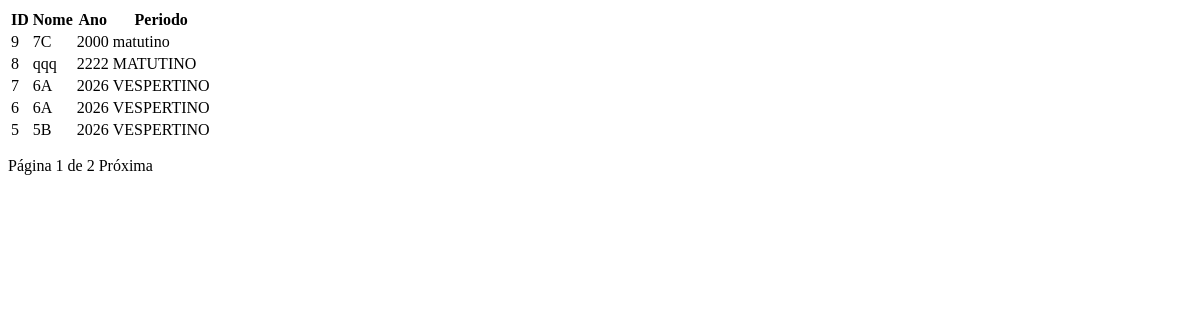
/turma/lista/, run on an earlier commit of the app's database.
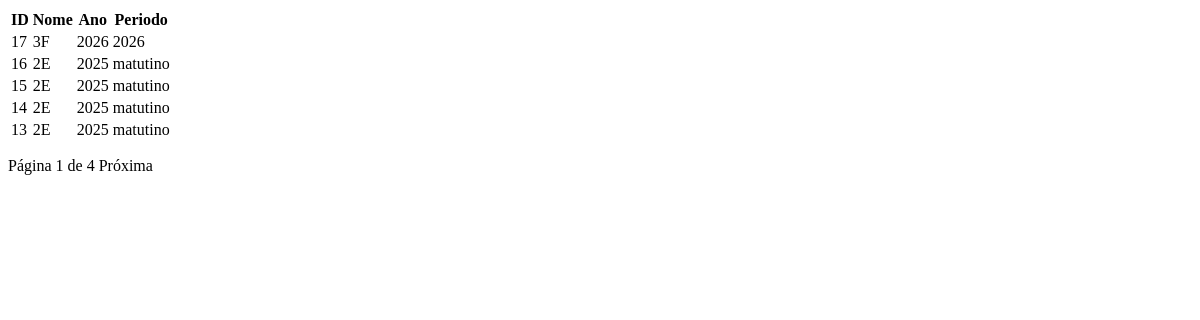
And on a later commit of the database.
### app/models.py (models this page shows)
class Turmas(db.Model):
    id = db.Column(db.Integer, primary_key=True)
    nome = db.Column(db.String(100), nullable=False)
    descricao = db.Column(db.Text)
    ano = db.Column(db.Integer, nullable=False)
    dataInicio = db.Column(db.Date, nullable=False)
    dataFinal = db.Column(db.Date)
    periodo = db.Column(db.String(50))
    alunos = db.relationship('Aluno', backref='turma', lazy=True)

### app/routes.py (the view)
@app.route('/turma/lista/')
def lista_turma():
    page = request.args.get('page', 1, type=int)
    turmas = Turmas.query.order_by(Turmas.id.desc()).paginate(page=page, per_page=5, error_out=False)
    return render_template('partials/turma_lista.html', turmas=turmas)

### app/templates/partials/turma_lista.html (shortened to what this page needs)
<table >
    <thead>
        <tr>
            <th>ID</th>
            <th>Nome</th>
            <th>Ano</th>
            <th>Periodo</th>
        </tr>
    </thead>
    <tbody>
        {% for turma in turmas %}
            <tr>
                <td>{{ turma.id }}</td>
                <td>{{ turma.nome}}</td>
                <td>{{ turma.ano }}</td>
                <td>{{ turma.periodo }}</td>
            </tr>
        {% endfor %}
    </tbody>
</table>
<div class="pagination" style="margin-top: 15px;">
    Página {{ turmas.page }} de {{ turmas.pages }}
    {% if turmas.has_next %}
        <a hx-get="{{ url_for('lista_turma', page=turmas.next_num) }}"
            hx-target="#lista-turmas"
            hx-swap="innerHTML"
        >
            Próxima
        </a>
    {% endif %}
</div>

What changed in the data, as far as the page shows it:
no longer on this page (row unchanged): Turmas: id "9", nome "7C", ano "2000", periodo "matutino"
no longer on this page (row unchanged): Turmas: id "8", nome "qqq", ano "2222", periodo "MATUTINO"
no longer on this page (row unchanged): Turmas: id "7", nome "6A", ano "2026", periodo "VESPERTINO"
no longer on this page (row unchanged): Turmas: id "6", nome "6A", ano "2026", periodo "VESPERTINO"
no longer on this page (row unchanged): Turmas: id "5", nome "5B", ano "2026", periodo "VESPERTINO"
added Turmas: id "17", nome "3F", ano "2026", periodo "2026"
added Turmas: id "16", nome "2E", ano "2025", periodo "matutino"
added Turmas: id "15", nome "2E", ano "2025", periodo "matutino"
added Turmas: id "14", nome "2E", ano "2025", periodo "matutino"
added Turmas: id "13", nome "2E", ano "2025", periodo "matutino"
Also different on the page:
{{ turmas.pages }}: "2" → "4"
